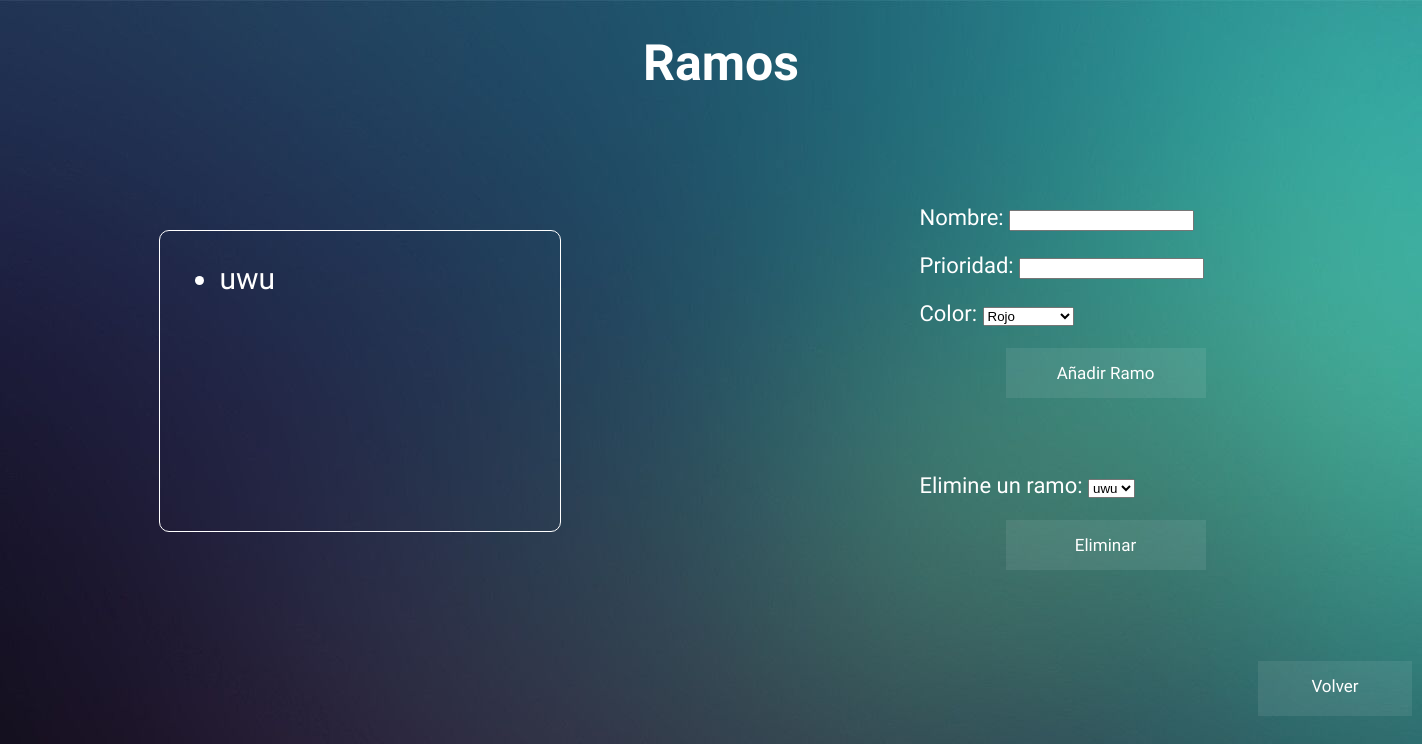
Page /ramos/ (signed in) on the earlier database version.
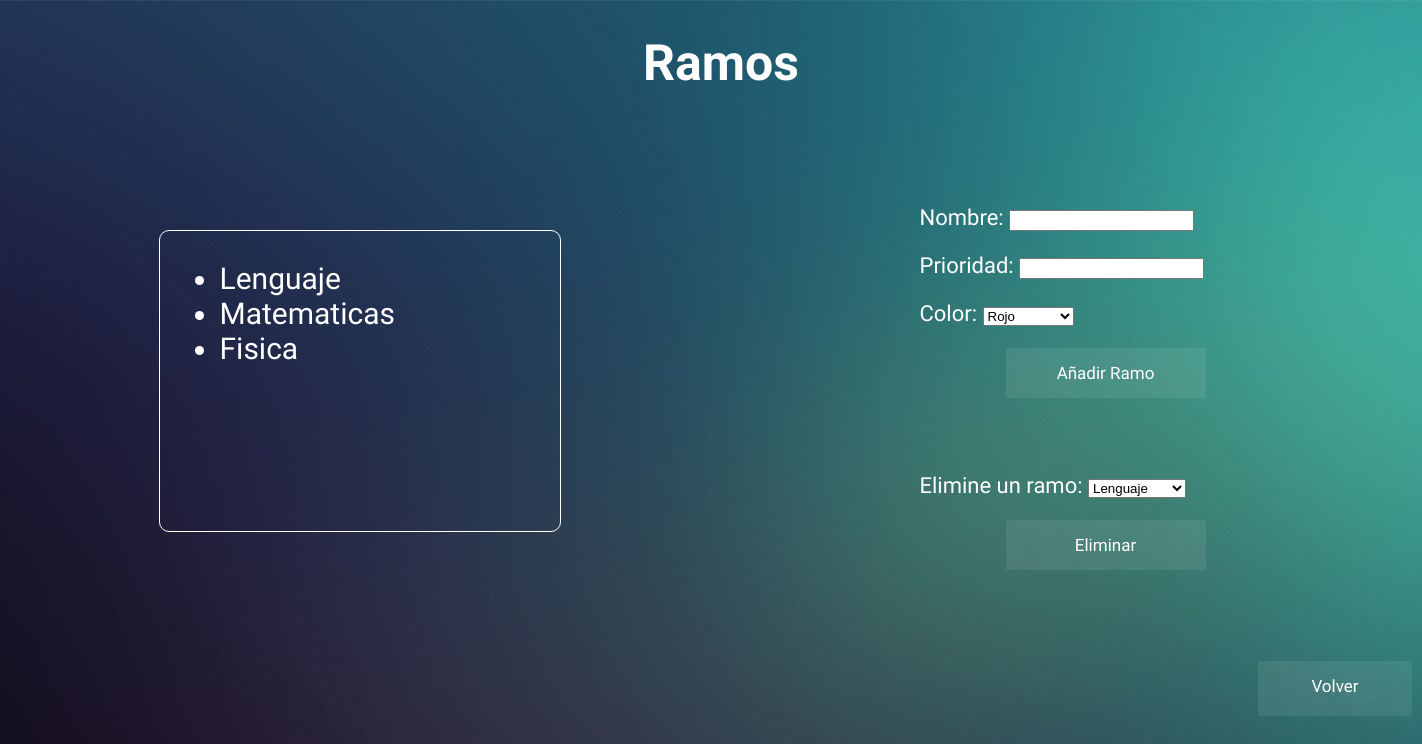
Same page on the later database version.
### randp/models.py (models this page shows)
class Ramos_y_preferencias(models.Model):
	ROJO = '#b52218'
	AZUL = '#2735f2'
	VERDE = '#1c731e'
	AMARILLO = '#1c731e'
	MORADO = '#8237ad'
	ROSA = '#ed55c0'
	ANARANJADO = '#ed7700'
	TURQUESA = '#2f8a73'
	eleccion_colores = [
    (ROJO,'Rojo'),
    (AZUL,'Azul'),
    (VERDE,'Verde'),
    (AMARILLO,'Amarillo'),
    (MORADO,'Morado'),
    (ROSA,'Rosa'),
    (ANARANJADO,'Anaranjado'),
    (TURQUESA,'Turquesa')
    ]
	nombre = models.CharField(max_length = 40)
	prioridad = models.IntegerField(validators = [	MaxValueValidator(limit_value=10, message='Ingrese una prioridad válida'),
        											MinValueValidator(limit_value=1, message='Ingrese una prioridad válida')]
    )
	color = models.CharField(
		max_length = 15,
		choices = eleccion_colores,
		default = ROJO
	)
	usuario = models.ForeignKey( User, on_delete=models.CASCADE)

### pages/views.py (the view)
# urls.py: path('ramos/', ramos_view),
def ramos_view(request, *args, **kwargs):
	form = Randp_form(request.POST or None, user = request.user)
	if form.is_valid():
		ramo = form.save(commit = False)
		ramo.usuario = request.user
		ramo.save()
		form = Randp_form(user = request.user)
	form1 = Eliminar_ramo_form(request.POST or None, user =request.user)
	if form1.is_valid():
		ramo1 = Ramos_y_preferencias.objects.filter(usuario = request.user).filter(nombre = form1['ramo_id'].value())
		eventos.objects.filter(ramo = form1['ramo_id'].value()).delete()
		ramo1.delete()
		form1 = Eliminar_ramo_form(user = request.user)
	lista_ramos = Ramos_y_preferencias.objects.filter(usuario = request.user)
	context = {"form" : form, "form1" : form1, "lista_ramos" : lista_ramos}
	return render(request,'ramos.html', context)

### pages/forms.py (shortened to what this page needs)
class Randp_form(forms.ModelForm):
    class Meta:
        model = Ramos_y_preferencias
        fields = ['nombre', 'prioridad', 'color']
    def __init__(self, *args, **kwargs):
        self.user = kwargs.pop('user', None)
        super(Randp_form, self).__init__(*args, **kwargs)

class Eliminar_ramo_form(forms.Form):
    opciones = []
    for ramo in Ramos_y_preferencias.objects.all():
        opciones.append((ramo.nombre, ramo.nombre))
    ramo_id = forms.ChoiceField(choices=opciones)
    class Meta:
        model = Eliminar_ramo
        fields = ['ramo_id']
    def __init__(self, *args, **kwargs):
        self.user = kwargs.pop('user', None)
        super(Eliminar_ramo_form, self).__init__(*args, **kwargs)
        opciones = []
        for ramo in  Ramos_y_preferencias.objects.filter(usuario = self.user):
            opciones.append((ramo.nombre, ramo.nombre))
        self.fields['ramo_id'].choices = opciones
        self.fields['ramo_id'].label = "Elimine un ramo:"

### pages/templates/ramos.html (shortened to what this page needs)
<!DOCTYPE html>
<html>
    <head>
        {% load static %}
        <link rel='stylesheet' href='{% static "ramos.css" %}'>
    </head>
    <body class='ventana' style='background-image: url("{% static '456.jpg' %}");'>
        <div>
        <h1 class='title' align='center'>Ramos</h1>
        </div>
        <div class="grid">
            <div class='list'>
                <ul>
                    {%if lista_ramos%}
                    {% for ramo in lista_ramos %}
                    <li>{{ramo.nombre}}</li>
                    {% endfor %}
                    {%endif%}
                </ul>
            </div>
            <div class="form">
                <form method= "POST" id = "form">
                    {{form.as_p}}
                    <button type="submit" form="form" value="Submit">Añadir Ramo</button>
                </form>
                <form method= "POST" id = "form1">
                    {{form1.as_p}}
                    <button type="submit" form="form1" value="Delete">Eliminar</button>
                </form>
            </div>
        </div>
        <div>
            <a href="http://127.0.0.1:8000/config/"><div class='boton'>Volver</div></a>
        </div>
    </body>
</html>

Differences in the rows shown:
removed Ramos_y_preferencias: nombre "uwu"
added Ramos_y_preferencias: nombre "Lenguaje"
added Ramos_y_preferencias: nombre "Matematicas"
added Ramos_y_preferencias: nombre "Fisica"
Other differences:
form field ramo_id: "uwu" → "Lenguaje"
